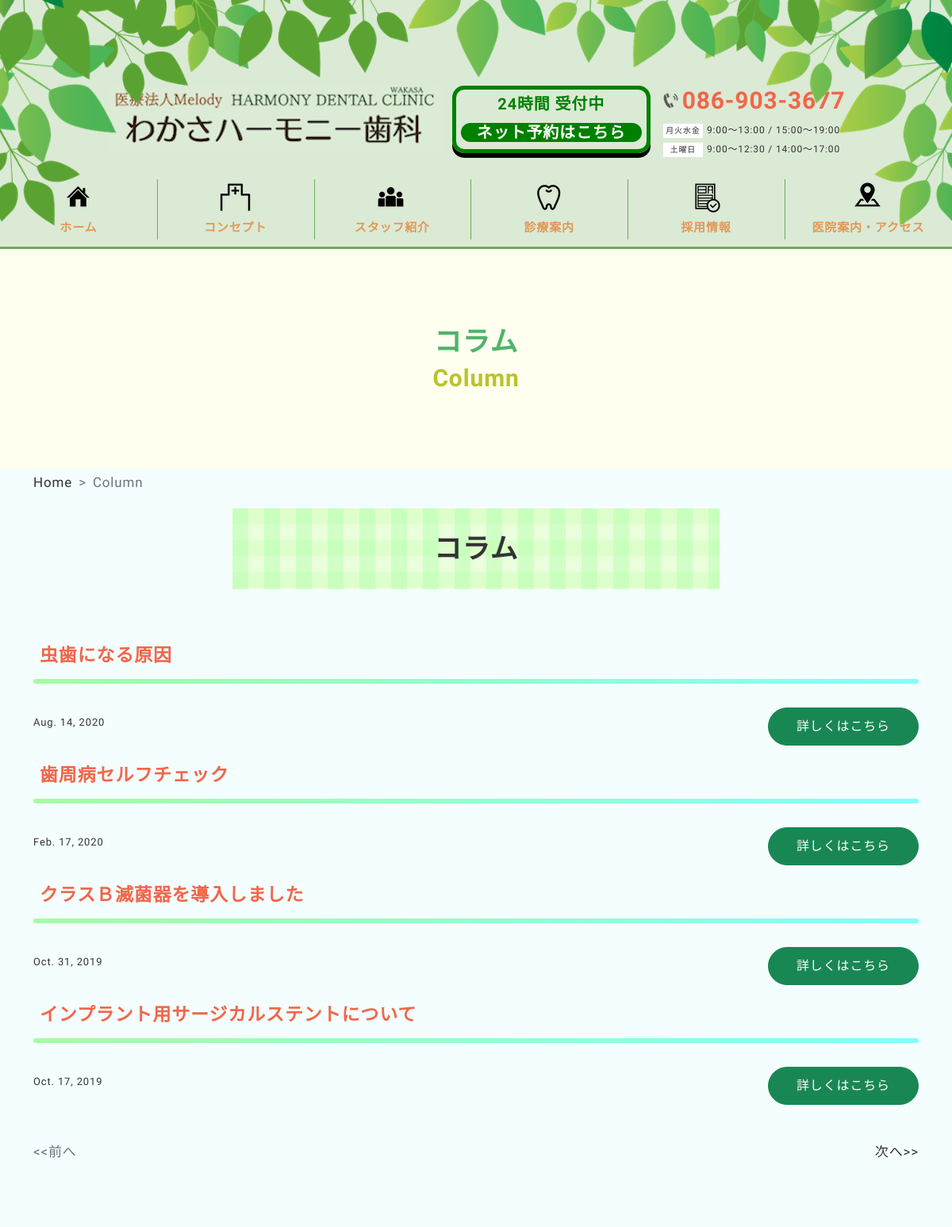
Page /column (upper part) on the earlier database version.
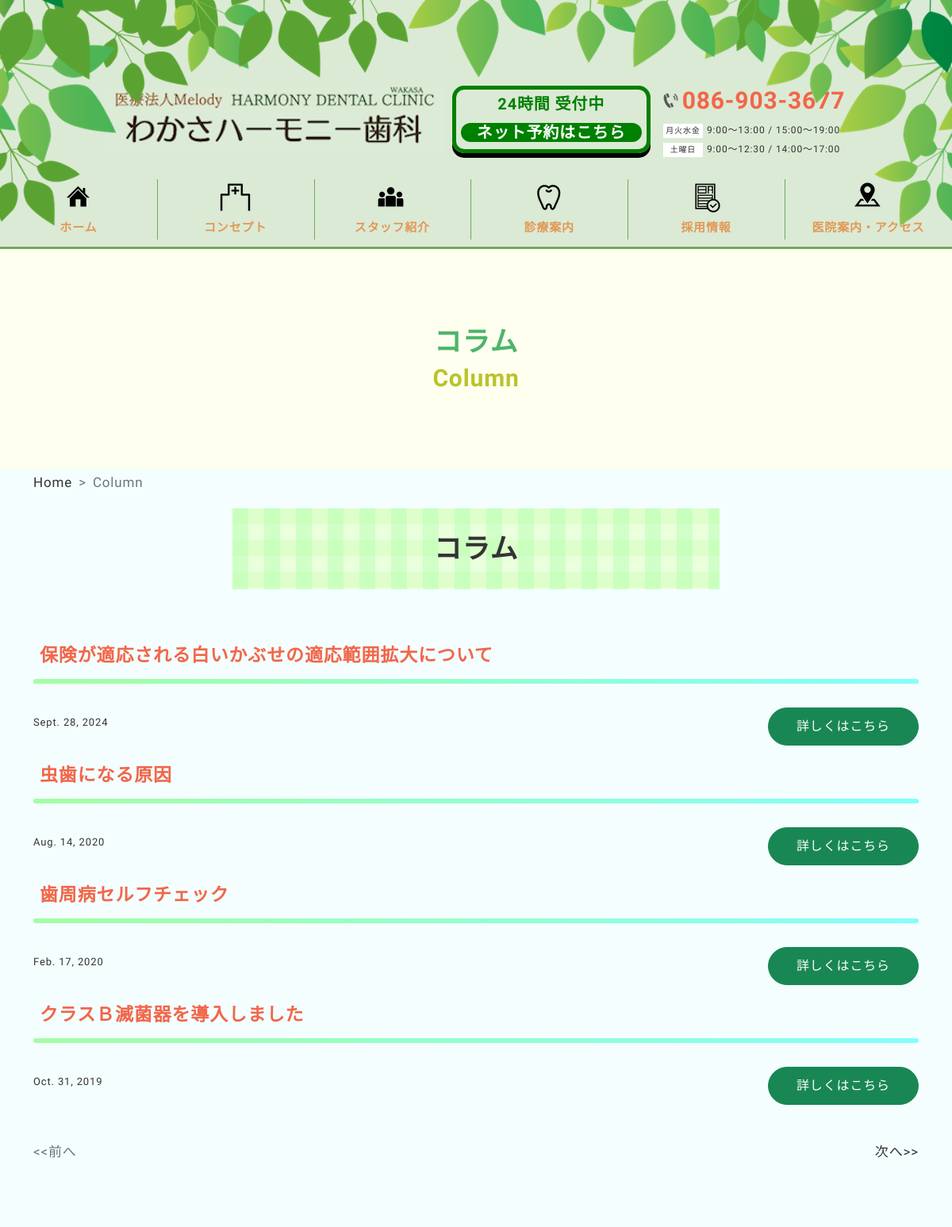
Same page on the later database version.
### dent_site/models.py (models this page shows, shortened)
class Column(models.Model):
  date = models.DateField()
  title = models.CharField(max_length=50)
  text = models.TextField()

### dent_site/views.py (the view)
# urls.py: path('column', views.ListColumnView.as_view(), name='column'),
class ListColumnView(ListView):
    template_name = 'dent_site/column.html'
    model = Column
    def get_queryset(self):
        return Column.objects.order_by('-date')
    paginate_by = ITEM_PER_PAGE

### dent_site/templates/dent_site/column.html
{% extends './base.html' %}
{% load static %}
{% block head %}
<link rel="stylesheet" type="text/css" href="{% static 'dent_site/css/sub.css' %}">
{% endblock head %}
{% block content %}
<div class="pagetitle">
  <h1>
    <span class="jp">コラム</span>
    <span class="en">column</span>
  </h1>
</div>
<main>
<nav class="container" style="--bs-breadcrumb-divider: '>';" aria-label="breadcrumb">
  <ol class="breadcrumb">
    <li class="breadcrumb-item"><a href="#">Home</a></li>
    <li class="breadcrumb-item active" aria-current="page">Column</li>
  </ol>
</nav>
<section class="container">
  <h2 class="ttl">コラム</h2>
  {% for item in object_list %}
    <div class="contents">
      <div class="py-2">
        <h3>{{ item.title }}</h3>
        <time style="font-size: 13px;">{{ item.date }}</time>
        <a class="d-btn btn btn-success" style="float: right;" href="{% url 'dent_site:column_detail' item.pk %}" role="button">詳しくはこちら</a>
      </div>
    </div>
  {% endfor %}
  {% include 'dent_site/components/pagination.html' %}
</section>
</main>
{% endblock %}

Differences in the rows shown:
no longer on this page (row unchanged): Column: title "インプラント用サージカルステントについて", date "Oct. 17, 2019"
added Column: title "保険が適応される白いかぶせの適応範囲拡大について", date "Sept. 28, 2024"
